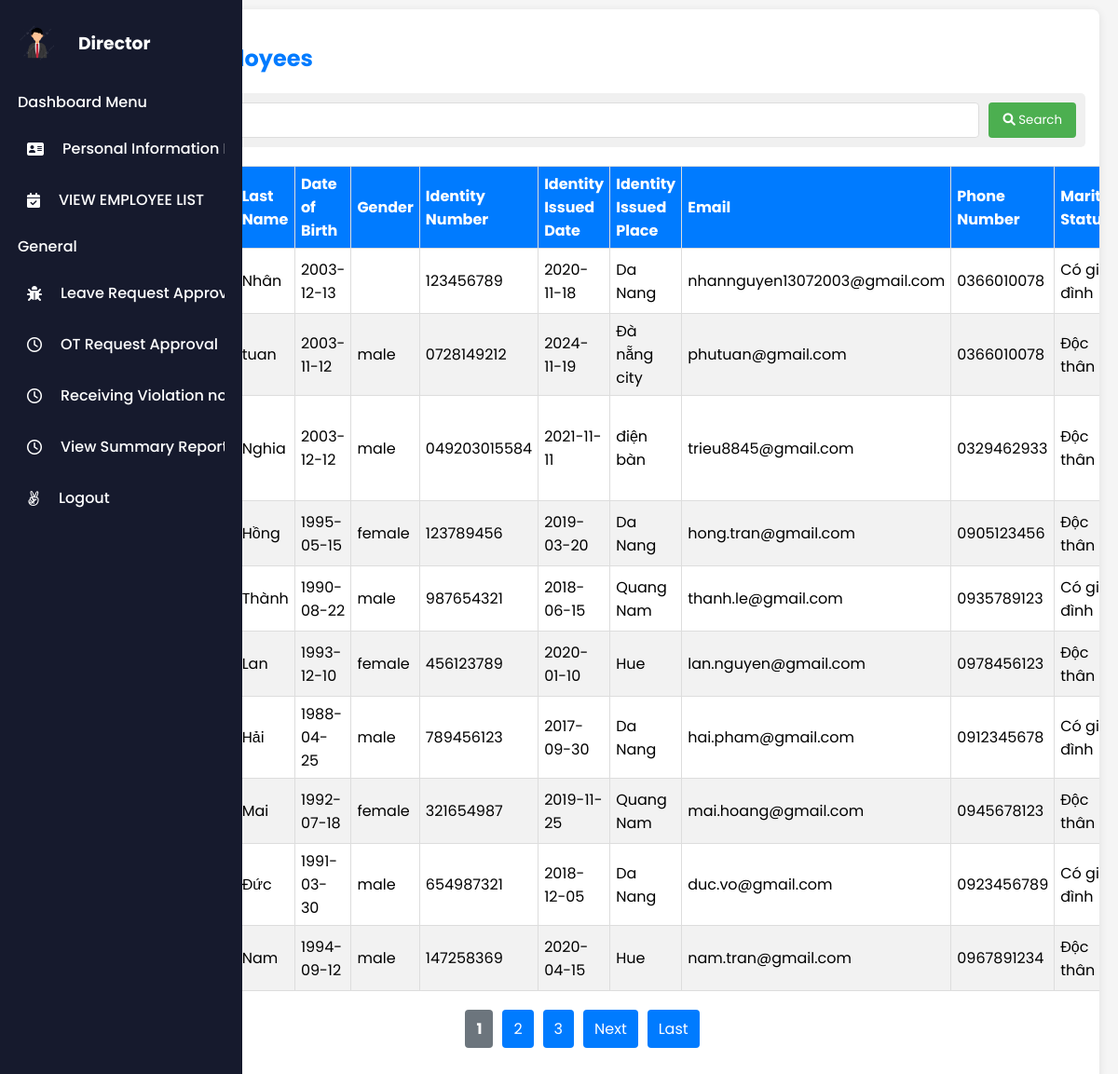
Before: /index.php?action=viewEmployeeList (signed in) with the older database file.
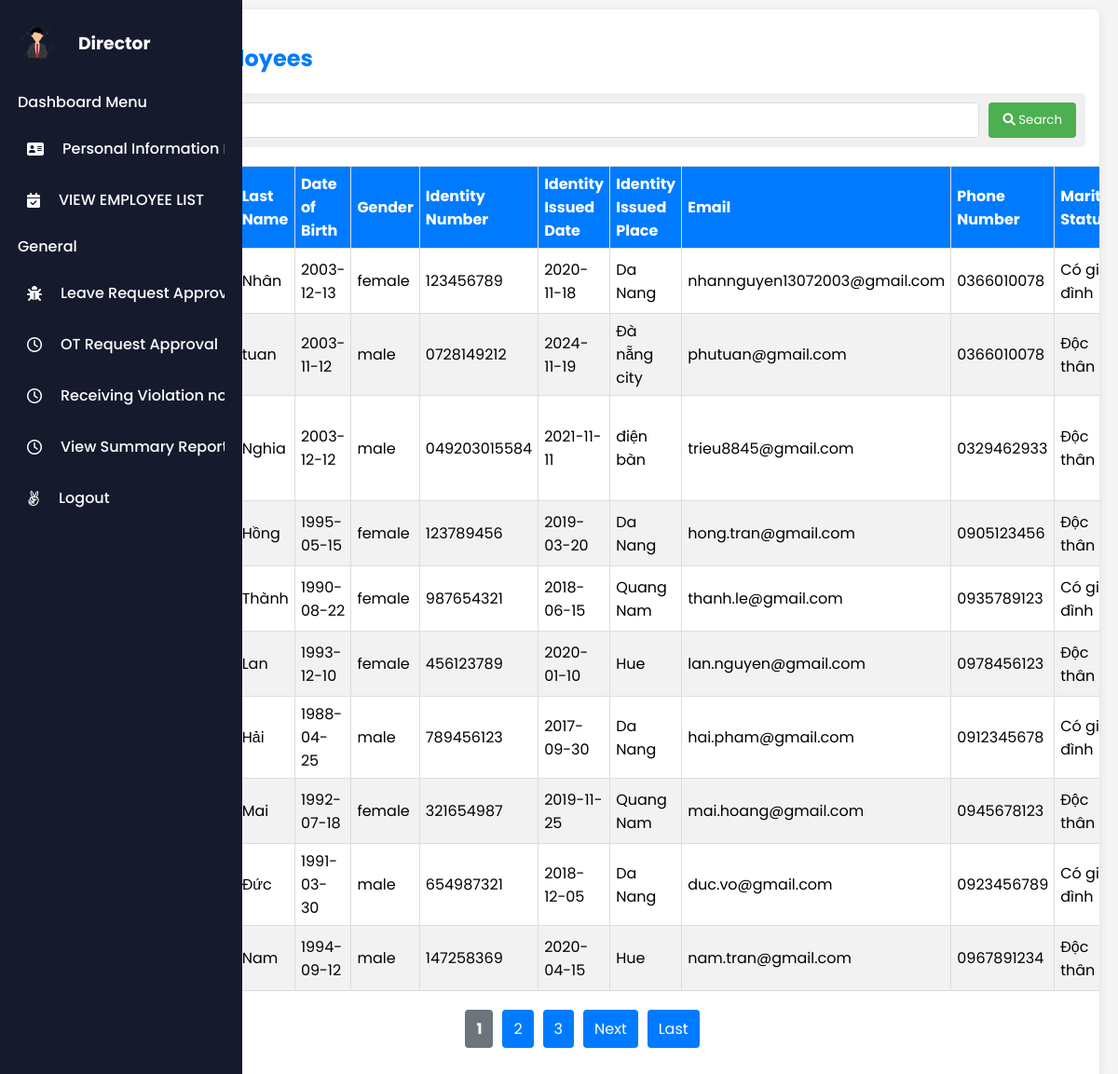
After: the same page with the newer database file.
### tables this page shows
CREATE TABLE `employee` (
  `EmployeeID` int(11) NOT NULL,
  `Username` varchar(50) NOT NULL,
  `Password` varchar(100) NOT NULL,
  `FirstName` varchar(50) DEFAULT NULL,
  `LastName` varchar(50) DEFAULT NULL,
  `DateOfBirth` date DEFAULT NULL,
  `Gender` enum('male','female','other') DEFAULT NULL,
  `IdentityNumber` varchar(20) DEFAULT NULL,
  `IdentityIssuedDate` date DEFAULT NULL,
  `IdentityIssuedPlace` varchar(100) DEFAULT NULL,
  `Email` varchar(100) DEFAULT NULL,
  `PhoneNumber` varchar(20) DEFAULT NULL,
  `MaritalStatus` enum('Có gia đình','Độc thân') DEFAULT NULL,
  `Hometown` varchar(100) DEFAULT NULL,
  `PlaceOfBirth` varchar(100) DEFAULT NULL,
  `Nationality` varchar(50) DEFAULT NULL,
  `Role` enum('giam doc','nhan vien','ke toan','admin') DEFAULT NULL,
  `BaseSalary` decimal(15,2) NOT NULL DEFAULT 0.00
);

### controllers/EmployeeController.php (called while the page is built, shortened)
<?php
require_once 'models/EmployeeModel.php';
class EmployeeController {
    private $employeeModel;
    public function __construct($pdo) {
        $this->employeeModel = new EmployeeModel($pdo);
    }
    public function viewEmployeeList() {
        $searchName = isset($_GET['search']) ? $_GET['search'] : '';
        $employees = $this->employeeModel->getEmployees($searchName);
        require 'views/view_employee_list.php';
    }
}
?>

### models/EmployeeModel.php (called while the page is built, shortened)
<?php
class EmployeeModel {
    private $pdo;
    public function __construct($pdo) {
        $this->pdo = $pdo;
    }
    public function getEmployees($searchName = '') {
        $sql = "SELECT *, CONCAT(FirstName, ' ', LastName) as FullName
                FROM employee
                WHERE Role != 'giam doc'";
        $params = [];
        $stmt = $this->pdo->prepare($sql);
        $stmt->execute($params);
        return $stmt->fetchAll(PDO::FETCH_ASSOC);
    }
}
?>

### views/view_employee_list.php (the view, shortened to what the changed rows need)
<!DOCTYPE html>
<html lang="en">
<head>
    <link rel="stylesheet" href="assets/css/Director/view_employee_list.css">
</head>
<body>
        <?php include 'views/layouts/sidebar_director.php'; ?>
    <div class="content" id="content">
        <div class="container">
            <h1 class="page-title">
                <i class="fas fa-users"></i> List of Employees
            </h1>
            <div class="table-container">
                <table>
                    <thead>
                        <tr>
                            <th>Employee ID</th>
                            <th>First Name</th>
                            <th>Last Name</th>
                            <th>Date of Birth</th>
                            <th>Gender</th>
                            <th>Identity Number</th>
                            <th>Identity Issued Date</th>
                            <th>Identity Issued Place</th>
                            <th>Email</th>
                            <th>Phone Number</th>
                            <th>Marital Status</th>
                        </tr>
                    </thead>
                    <tbody>
                        <?php
                        $itemsPerPage = 10;
                        $currentPage = isset($_GET['page']) ? (int)$_GET['page'] : 1;
                        $start = ($currentPage - 1) * $itemsPerPage;
                        $employeesOnPage = array_slice($employees, $start, $itemsPerPage);
                        ?>
                        <?php if (!empty($employeesOnPage)): ?>
                            <?php foreach ($employeesOnPage as $employee): ?>
                                <tr>
                                    <td><?php echo htmlspecialchars($employee['EmployeeID']); ?></td>
                                    <td><?php echo htmlspecialchars($employee['FirstName']); ?></td>
                                    <td><?php echo htmlspecialchars($employee['LastName']); ?></td>
                                    <td><?php echo htmlspecialchars($employee['DateOfBirth']); ?></td>
                                    <td><?php echo htmlspecialchars($employee['Gender']); ?></td>
                                    <td><?php echo htmlspecialchars($employee['IdentityNumber']); ?></td>
                                    <td><?php echo htmlspecialchars($employee['IdentityIssuedDate']); ?></td>
                                    <td><?php echo htmlspecialchars($employee['IdentityIssuedPlace']); ?></td>
                                    <td><?php echo htmlspecialchars($employee['Email']); ?></td>
                                    <td><?php echo htmlspecialchars($employee['PhoneNumber']); ?></td>
                                    <td><?php echo htmlspecialchars($employee['MaritalStatus']); ?></td>
                                </tr>
                            <?php endforeach; ?>
                        <?php else: ?>
                            <tr>
                                <td colspan="7">No data available.</td>
                            </tr>
                        <?php endif; ?>
                    </tbody>
                </table>
            </div>
        </div>
    </div>
</body>
</html>

Changed rows visible on the page:
changed employee "Nhân": Gender (not shown) → "female"
changed employee "Thành": Gender "male" → "female"
